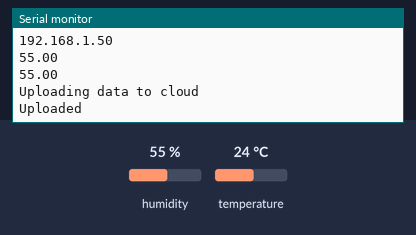
Recording of a sketch running on a simulated ESP8266 (NodeMCU). On the bench: the last lines printed to the serial monitor. The test bench sets the inputs (shaded band); at power-on: humidity 55 %, temperature 24 °C. WiFi joins after 1.5 s; servers stay silent unless stated; web services answer with replies made up by the test bench.

Above: at 2.7 s.
2.8 s: humidity set to 22 %
At 6.1 s:
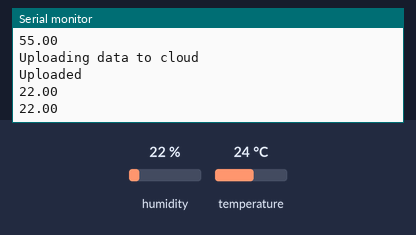
8.1 s: humidity set to 40 %
At 10.73 s:
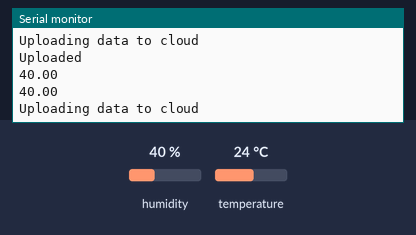
Timing chart, 0 to 12.2 s (numbered marks = the images above; inputs shaded):
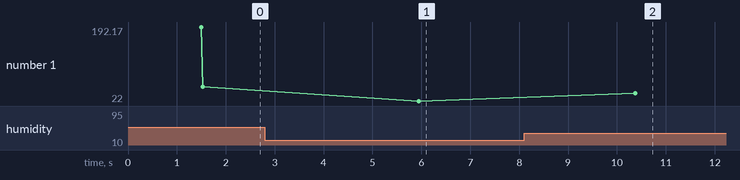

Measured:
- after the input at 2.8 s, the serial monitor: prints a new line after 3.1 s (image 1)
- after the input at 8.1 s, the serial monitor: prints a new line after 2.3 s (image 2)
- plotted number 1: 55 → 22 after the input at 2.8 s, 22 → 40 after the input at 8.1 s

The sketch:

DHT_SensorUpload_cloud.ino
```cpp
#include <ESP8266WiFi.h>

#include "DHT.h"

#include <ESP8266HTTPClient.h>

float  h;
float  t;
DHT dht4(4,DHT11);

WiFiClient client;

String thingSpeakAddress= "http://api.thingspeak.com/update?";
String writeAPIKey;
String tsfield1Name;
String request_string;

HTTPClient http;

void setup()
{
  h = 0;
t = 0;
Serial.begin(9600);
  WiFi.disconnect();
   WiFi.begin("praneetha","praneetha@");
  while ((!(WiFi.status() == WL_CONNECTED))){
    delay(300);
    Serial.println(".");

  }
  Serial.println("Connected");
  Serial.println((WiFi.localIP().toString()));

}


void loop()
{
   // uploading data to cloud (thingsspeak)
    h = (dht4.readHumidity( ));
    Serial.println(h);
    t = (dht4.readHumidity( ));
    Serial.println(t);
    if (client.connect("api.thingspeak.com",80)) {
      Serial.println("Uploading data to cloud");

      request_string = thingSpeakAddress;
      request_string += "key=";
      request_string += "***8ZTRM1H6ZLP2VHAY***";
      //humidity
      request_string += "&";
      request_string += "field1";
      request_string += "=";
      request_string += String(h);
      // temperature
      request_string += "&";
      request_string += "field2";
      request_string += "=";
      request_string += String(t);
      http.begin(request_string);
      http.GET();
      http.end();


    }
    Serial.println("Uploaded");
    delay(4000);
}
```
